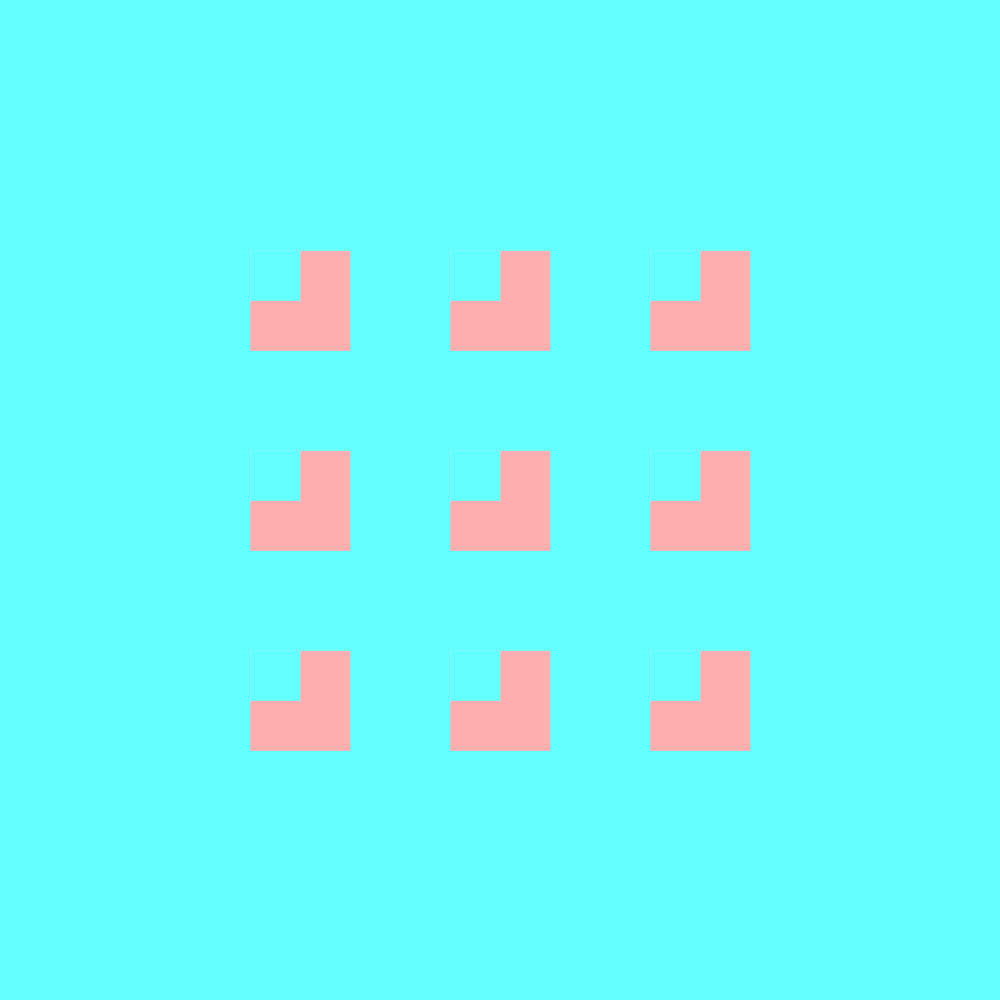
Frame 1 (no input)
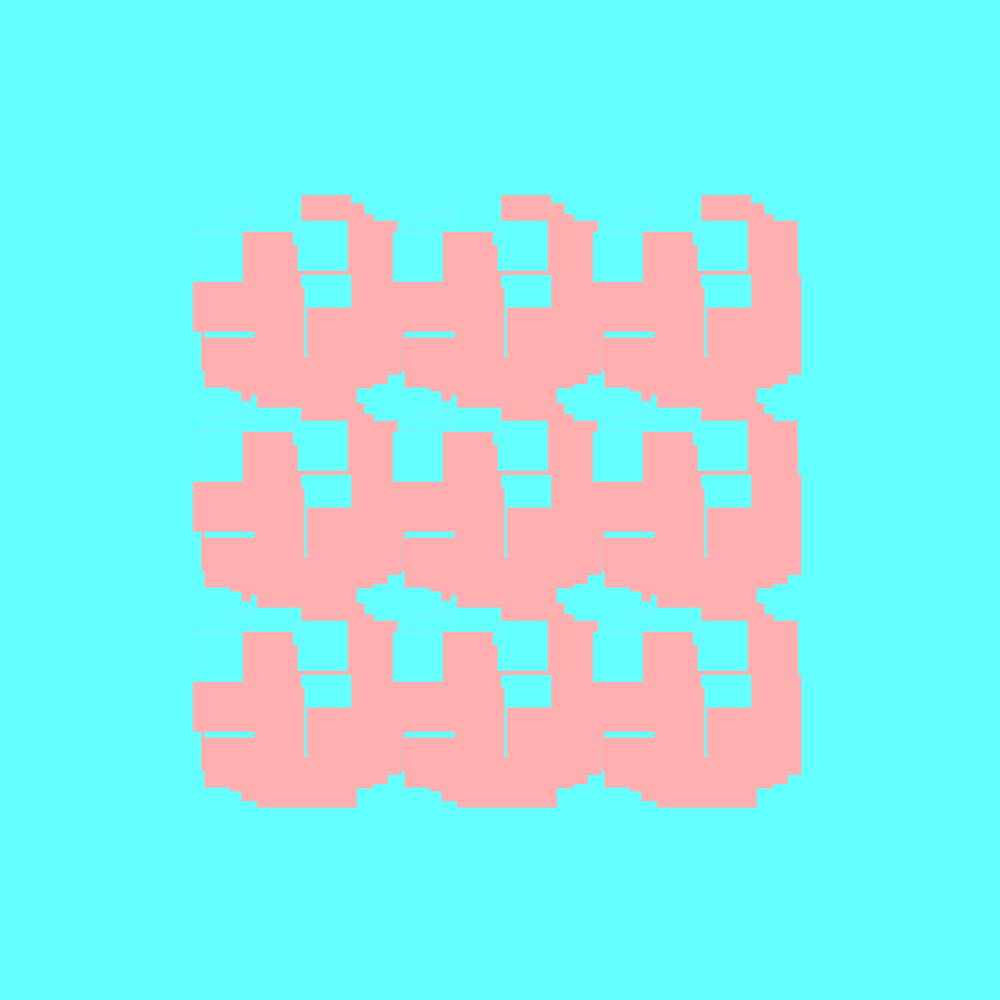
Frame 60 (the mouse pressed at the canvas centre just before this capture)
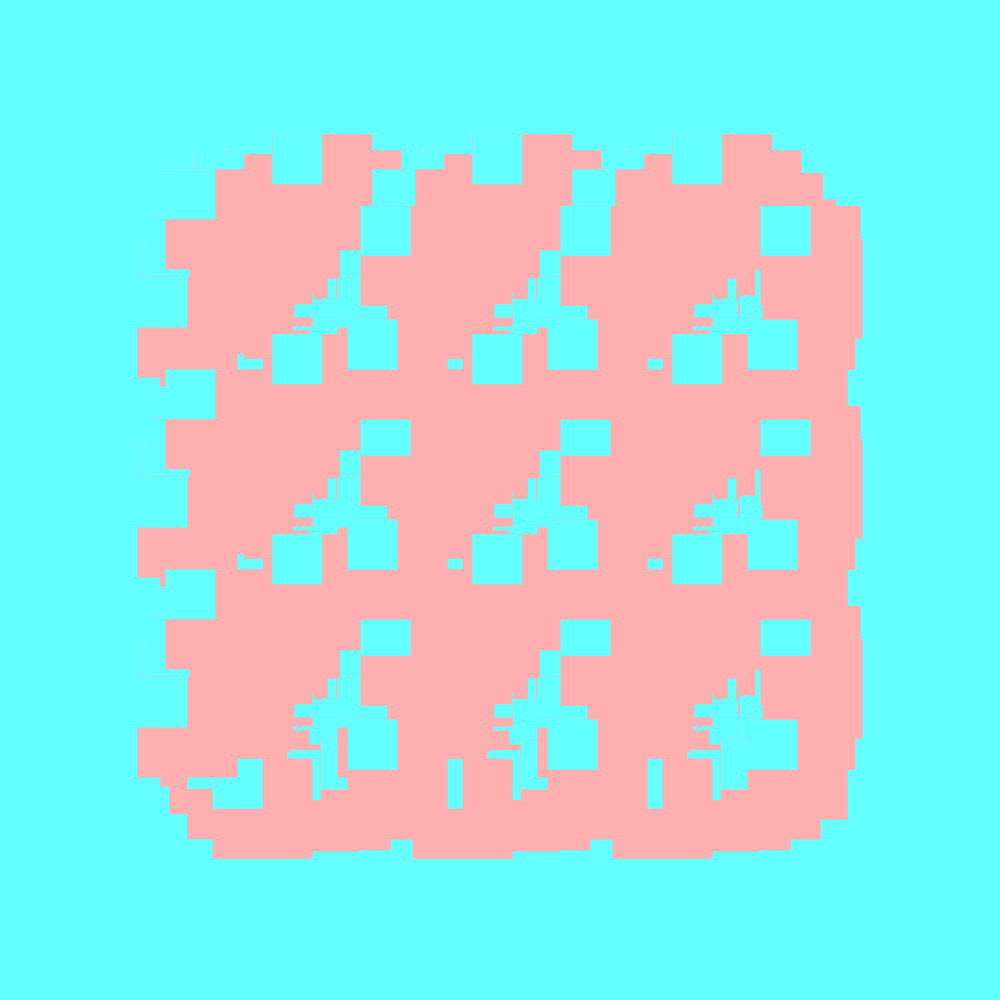
Frame 120 (the mouse held since frame 60 and released just before this capture)

The Processing sketch that drew these frames (run headless with seeded random() and noise(); from frame 60 on, the mouse is pressed at the canvas centre):

// Processing sketch: Miami_Vibes
// ── Miami_Vibes.pde
int x1= 0;
int y1 = 0;


void setup(){
  size(1000, 1000);
  background(100, 255, 255);
}

void draw() {
  x1 = x1 +1;
  y1 = y1 + 1;
  noStroke();
 
  for(int x = 250; x < 750; x = x + 200){
    for(int y = 250; y < 750; y = y + 200){
     
    fill(255, 175, 175);
      square(x+x1 * cos(x1/1),y+y1*sin(y1/1),100);
       fill(100, 255, 255);
   square(x+x1 * cos(x1/1),y+y1*sin(y1/1),50);
    } 
    }
    if(mousePressed){
     save("Miami Vibes.png"); 
    }
}
